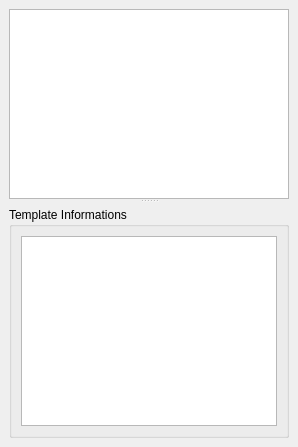
<?xml version="1.0" encoding="UTF-8"?>
<ui version="4.0">
 <class>Templates_Outliner_DockWidget</class>
 <widget class="QDockWidget" name="Templates_Outliner_DockWidget">
  <property name="windowTitle">
   <string>Templates Outliner</string>
  </property>
  <widget class="QWidget" name="Templates_Outliner_dockWidgetContents">
   <layout class="QGridLayout" name="Templates_Outliner_dockWidgetContents_gridLayout">
    <item row="0" column="0">
     <widget class="QSplitter" name="Templates_Outliner_splitter">
      <property name="orientation">
       <enum>Qt::Vertical</enum>
      </property>
      <widget class="QWidget" name="gridLayoutWidget">
       <layout class="QGridLayout" name="Templates_Outliner_gridLayout">
        <item row="0" column="0">
         <widget class="QTreeView" name="Templates_Outliner_treeView"/>
        </item>
       </layout>
      </widget>
      <widget class="QFrame" name="Template_Informations_frame">
       <property name="frameShadow">
        <enum>QFrame::Raised</enum>
       </property>
       <layout class="QGridLayout" name="Template_Informations_frame_gridLayout">
        <property name="leftMargin">
         <number>0</number>
        </property>
        <property name="topMargin">
         <number>4</number>
        </property>
        <property name="rightMargin">
         <number>0</number>
        </property>
        <property name="bottomMargin">
         <number>0</number>
        </property>
        <item row="0" column="0">
         <widget class="QGroupBox" name="Template_Informations_groupBox">
          <property name="title">
           <string>Template Informations</string>
          </property>
          <layout class="QGridLayout" name="Components_Informations_groupBox_gridLayout">
           <item row="0" column="0">
            <widget class="QTextBrowser" name="Template_Informations_textBrowser">
             <property name="statusTip">
              <string>Template Informations Text Browser: Displays selected Template informations.</string>
             </property>
             <property name="openExternalLinks">
              <bool>true</bool>
             </property>
            </widget>
           </item>
          </layout>
         </widget>
        </item>
       </layout>
      </widget>
     </widget>
    </item>
   </layout>
  </widget>
 </widget>
 <resources/>
 <connections/>
</ui>
